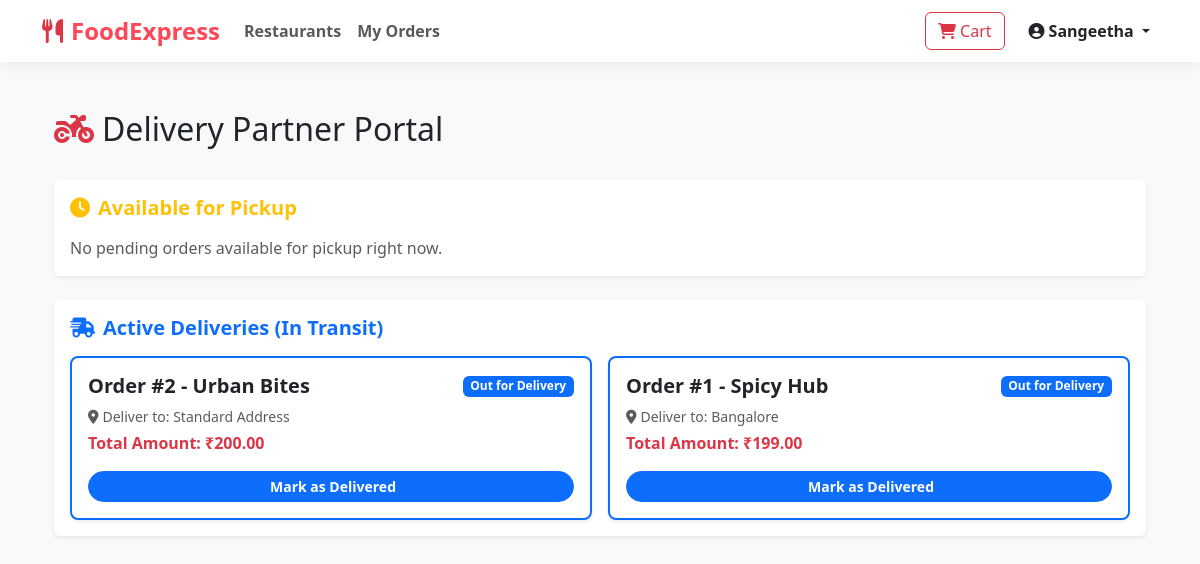
Page /delivery/dashboard/ (signed in) on the committed database.
### orders/models.py (models this page shows, shortened)
class Order(models.Model):
    STATUS_CHOICES = (
        ('Pending', 'Pending'),
        ('Accepted', 'Accepted by Restaurant'),
        ('Preparing', 'Preparing Food'),
        ('Out for Delivery', 'Out for Delivery'),
        ('Delivered', 'Delivered'),
        ('Cancelled', 'Cancelled'),
    )
    user = models.ForeignKey(User, on_delete=models.CASCADE, related_name='orders')
    restaurant = models.ForeignKey(Restaurant, on_delete=models.CASCADE)
    delivery_partner = models.ForeignKey(User, on_delete=models.SET_NULL, null=True, blank=True, related_name='deliveries')
    total_amount = models.DecimalField(max_digits=10, decimal_places=2)
    delivery_address = models.TextField()
    status = models.CharField(max_length=30, choices=STATUS_CHOICES, default='Pending')
    created_at = models.DateTimeField(auto_now_add=True)
    declined_by = models.ManyToManyField(User, related_name='declined_orders', blank=True)

### restaurants/models.py (models this page shows, shortened)
class Restaurant(models.Model):
    owner = models.ForeignKey(User, on_delete=models.CASCADE, related_name='restaurants')
    name = models.CharField(max_length=200)
    description = models.TextField()
    address = models.TextField()
    phone = models.CharField(max_length=15)
    image = models.ImageField(upload_to='restaurants/', blank=True, null=True)
    is_active = models.BooleanField(default=True)
    created_at = models.DateTimeField(auto_now_add=True)

### delivery/views.py (the view)
# urls.py: path('dashboard/', views.delivery_dashboard, name='delivery_dashboard'),
@login_required
def delivery_dashboard(request):
    available_orders = Order.objects.filter(status='Preparing').exclude(declined_by=request.user).order_by('-created_at')
    my_deliveries = Order.objects.filter(status='Out for Delivery').order_by('-created_at')
    return render(request, 'delivery/dashboard.html', {
        'available_orders': available_orders,
        'my_deliveries': my_deliveries,
    })

### delivery/templates/delivery/dashboard.html (shortened to what this page needs)
{% extends 'base.html' %}
{% block content %}
<div class="container my-4">
    <div class="d-flex align-items-center justify-content-between mb-4">
        <h2><i class="fa-solid fa-motorcycle text-danger me-2"></i>Delivery Partner Portal</h2>
    </div>
    <div class="card shadow-sm border-0 mb-4">
        <div class="card-body">
            <h5 class="card-title text-warning fw-bold mb-3">
                <i class="fa-solid fa-clock me-2"></i>Available for Pickup
            </h5>
            {% if available_orders %}
                <div class="row g-3">
                    {% for order in available_orders %}
                        <div class="col-md-6">
                            <div class="card border border-warning border-2 shadow-sm rounded-3 p-3">
                                <div class="d-flex justify-content-between align-items-center mb-2">
                                    <h5 class="fw-bold mb-0">Order #{{ order.id }} - {{ order.restaurant.name }}</h5>
                                    <span class="badge bg-warning text-dark">{{ order.status }}</span>
                                </div>
                                <p class="text-muted small mb-1">
                                    <i class="fa-solid fa-location-dot me-1"></i>Deliver to: {{ order.delivery_address|default:"Standard Address" }}
                                </p>
                                <p class="fw-bold text-danger mb-3">Total Amount: ₹{{ order.total_amount }}</p>
                                <div class="d-flex gap-2">
                                    <form method="POST" action="{% url 'accept_delivery' order.id %}" class="flex-grow-1">
                                        {% csrf_token %}
                                        <input type="hidden" name="action" value="accept">
                                        <button type="submit" class="btn btn-success btn-sm w-100 fw-bold rounded-pill">
                                            <i class="fa-solid fa-check me-1"></i>Accept
                                        </button>
                                    </form>
                                    <form method="POST" action="{% url 'accept_delivery' order.id %}" class="flex-grow-1">
                                        {% csrf_token %}
                                        <input type="hidden" name="action" value="reject">
                                        <button type="submit" class="btn btn-outline-danger btn-sm w-100 fw-bold rounded-pill">
                                            <i class="fa-solid fa-xmark me-1"></i>Decline
                                        </button>
                                    </form>
                                </div>
                            </div>
                        </div>
                    {% endfor %}
                </div>
            {% else %}
                <p class="text-muted mb-0">No pending orders available for pickup right now.</p>
            {% endif %}
        </div>
    </div>
    <div class="card shadow-sm border-0">
        <div class="card-body">
            <h5 class="card-title text-primary fw-bold mb-3">
                <i class="fa-solid fa-truck-fast me-2"></i>Active Deliveries (In Transit)
            </h5>
            {% if my_deliveries %}
                <div class="row g-3">
                    {% for order in my_deliveries %}
                        <div class="col-md-6">
                            <div class="card border border-primary border-2 shadow-sm rounded-3 p-3">
                                <div class="d-flex justify-content-between align-items-center mb-2">
                                    <h5 class="fw-bold mb-0">Order #{{ order.id }} - {{ order.restaurant.name }}</h5>
                                    <span class="badge bg-primary">Out for Delivery</span>
                                </div>
                                <p class="text-muted small mb-1">
                                    <i class="fa-solid fa-location-dot me-1"></i>Deliver to: {{ order.delivery_address|default:"Standard Address" }}
                                </p>
                                <p class="fw-bold text-danger mb-3">Total Amount: ₹{{ order.total_amount }}</p>
                                <form method="POST" action="{% url 'accept_delivery' order.id %}">
                                    <button type="submit" class="btn btn-primary btn-sm w-100 fw-bold rounded-pill">
                                        Mark as Delivered
                                    </button>
                                </form>
                            </div>
                        </div>
                    {% endfor %}
                </div>
            {% else %}
                <p class="text-muted mb-0">No active deliveries currently in transit.</p>
            {% endif %}
        </div>
    </div>
</div>
{% endblock %}

### templates/base.html (shortened to what this page needs)
<!DOCTYPE html>
<html lang="en">
<head>
    <link href="https://cdn.jsdelivr.net/npm/bootstrap@5.3.0/dist/css/bootstrap.min.css" rel="stylesheet">
    <link rel="stylesheet" href="https://cdnjs.cloudflare.com/ajax/libs/font-awesome/6.4.0/css/all.min.css">
</head>
<body>
    <nav class="navbar navbar-expand-lg navbar-custom sticky-top">
        <div class="container">
            <a class="navbar-brand" href="{% url 'home' %}">
                <i class="fa-solid fa-utensils text-danger me-2"></i>FoodExpress
            </a>
            <div class="collapse navbar-collapse" id="navbarNav">
                <ul class="navbar-nav me-auto">
                    <li class="nav-item">
                        <a class="nav-link fw-semibold" href="{% url 'home' %}">Restaurants</a>
                    </li>
                    {% if user.is_authenticated %}
                        <li class="nav-item">
                            <a class="nav-link fw-semibold" href="{% url 'order_history' %}">My Orders</a>
                        </li>
                    {% endif %}
                </ul>
                <ul class="navbar-nav ms-auto align-items-center gap-2">
                    {% if user.is_authenticated %}
                        <li class="nav-item">
                            <a href="{% url 'view_cart' %}" class="btn btn-outline-danger position-relative me-2">
                                <i class="fa-solid fa-cart-shopping"></i> Cart
                            </a>
                        </li>
                        <li class="nav-item dropdown">
                            <a class="nav-link dropdown-toggle fw-bold text-dark" href="#" id="userDrop" data-bs-toggle="dropdown">
                                <i class="fa-solid fa-user-circle me-1"></i>{{ user.username }}
                            </a>
                        </li>
                    {% endif %}
                </ul>
            </div>
        </div>
    </nav>
    <main class="py-4">
        <div class="container">
            {% block content %}{% endblock %}
        </div>
    </main>
</body>
</html>

### templates/base.html (style rules this page uses)
:root { --primary-color: #ff4757; --secondary-color: #2ed573; --dark-color: #2f3542; --light-bg: #f8f9fa; }
body { background-color: var(--light-bg); font-family: 'Segoe UI', Tahoma, Geneva, Verdana, sans-serif; }
.navbar-custom { background-color: #ffffff; box-shadow: 0 4px 12px rgba(0,0,0,0.05); }
.navbar-brand { font-weight: 700; color: var(--primary-color) !important; font-size: 1.5rem; }

### rows in the picture
Order: id "2", restaurant.name "Urban Bites", delivery_address "Standard Address", total_amount "200.00"
Order: id "1", restaurant.name "Spicy Hub", delivery_address "Bangalore", total_amount "199.00"

### other values in the picture
{{ user.username }} "Sangeetha"
